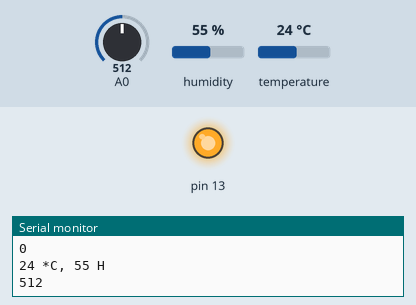
Simulated run of this sketch. Board: Arduino Uno, built with avr-gcc and run on an emulated ATmega328P. Shown: output pins drawn as LEDs (lit = HIGH), the last lines printed to the serial monitor. The inputs (shaded band) are chosen by the test bench; at power-on: A0 = 512, humidity 55 %, temperature 24 °C.

Above: at 3.3 s.
3.4 s: A0 set to 412
5.8 s: A0 set to 390
At 7.9 s:
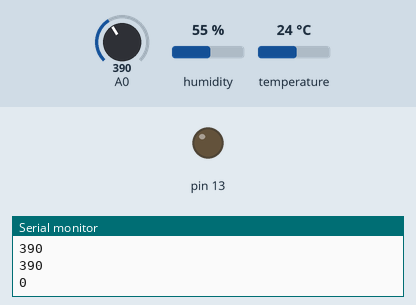
8.5 s: A0 set to 410
At 11.5 s:
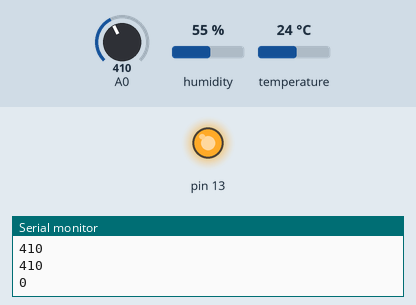
12.0 s: A0 set to 306
At 15.0 s:
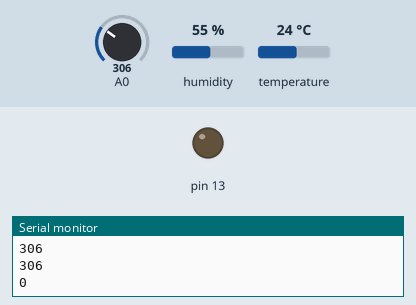
Timing chart, 0 to 16.5 s (numbered marks = the images above; inputs shaded):
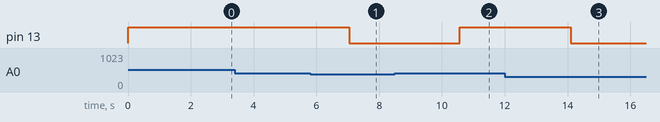

The sketch:

Fibnal.ino
```cpp
#include <SimpleDHT.h>
// for DHT11,
//      VCC: 5V or 3V
//      GND: GND
//      DATA: 2
int pinDHT11 = 2;
SimpleDHT11 dht11(pinDHT11);

int sensorValue;
int digitalValue;
void setup()
{

Serial.begin(9600); // sets the serial port to 9600

pinMode(13, OUTPUT);
pinMode( 3, INPUT);

// start working...
Serial.println("Temperature and Humidity Data...");
}


void loop()
{
sensorValue = analogRead(0); // read analog input pin 0
digitalValue = digitalRead(2);

if(sensorValue>400)
{
digitalWrite(13, HIGH);
}
else
digitalWrite(13, LOW);
Serial.println(sensorValue, DEC); // prints the value read
Serial.println(digitalValue, DEC);
delay(1000); // wait 100ms for next reading

// read without samples.
  byte temperature = 0;
  byte humidity = 0;
  int err = SimpleDHTErrSuccess;
  if ((err = dht11.read(&temperature, &humidity, NULL)) != SimpleDHTErrSuccess) {
    Serial.print("Read DHT11 failed, err="); Serial.println(err);delay(1000);
    return;
}

  Serial.print((int)temperature); Serial.print(" *C, ");
  Serial.print((int)humidity); Serial.println(" H");

  // DHT11 sampling rate is 1HZ.
  delay(1500);

  // read the input on analog pin 0:
  int sensorValue = analogRead(A0);

  Serial.println(sensorValue);
  delay(1000);


}
```

Measured:
- the behaviour switches between 401 and 400 on A0 (found by bisection; images 0 and 1)
- after the input at 5.8 s, pin 13: HIGH → LOW after 1.2 s
- after the input at 8.5 s, pin 13: LOW → HIGH after 2.1 s
- after the input at 12.0 s, pin 13: HIGH → LOW after 2.1 s
